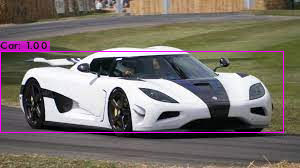
#> input picture demo_data/predictions.jpg, 300 x 168 px, found by its file name
$ jupyter execute --allow-errors Training.ipynb   (shell and % lines are left out)
#> lines starting #> are read from the running program, lines starting #| are printed output that depends on the picture
# YOLOv4 training with Darknet using Colab GPU for Wrong Side Driving Detection

Done By,
Sriram N C
Srinandan K S

Credit- The AI Guy, https://colab.research.google.com/drive/1_GdoqCJWXsChrOiY8sZMr_zbr_fH-0Fg?usp=sharing

[cell 1]
# clone darknet repo

[cell 2]
# change makefile to have GPU and OPENCV enabled
%cd darknet

[cell 3]
# verify CUDA

[cell 4]
# make darknet (builds darknet so that you can then use the darknet executable file to run or train object detectors)

[cell 5]
#pretrain weight cell above deleted since ours is a custom dataset
# define helper functions
def imShow(path):
  import cv2
  import matplotlib.pyplot as plt
  %matplotlib inline

  image = cv2.imread(path)
  height, width = image.shape[:2]
  resized_image = cv2.resize(image,(3*width, 3*height), interpolation = cv2.INTER_CUBIC)

  fig = plt.gcf()
  fig.set_size_inches(18, 10)
  plt.axis("off")
  plt.imshow(cv2.cvtColor(resized_image, cv2.COLOR_BGR2RGB))
  plt.show()

# use this to upload files
def upload():
  from google.colab import files
  uploaded = files.upload()
  for name, data in uploaded.items():
    with open(name, 'wb') as f:
      f.write(data)
      print ('saved file', name)

# use this to download a file
def download(path):
  from google.colab import files
  files.download(path)

[cell 6]
%cd ..
from google.colab import drive
#> (the rest of this cell did not finish here and is left out)

[cell 7]
# this creates a symbolic link so that now the path /content/gdrive/My\ Drive/ is equal to /mydrive

[cell 8]
# cd back into the darknet folder to run detections
%cd darknet

[cell 9]
# this is where my datasets are stored within my Google Drive (I created a yolov4 folder to store all important files for custom training)

[cell 10]
# copy over both datasets into the root directory of the Colab VM (comment out test.zip if you are not using a validation dataset)

[cell 11]
# unzip the datasets and their contents so that they are now in /darknet/data/ folder

[cell 12]
# upload the custom .cfg to cloud VM from Google Drive

[cell 13]
# upload the obj.names and obj.data files to cloud VM from Google Drive

[cell 14]
# upload the generate_train.py and generate_test.py script to cloud VM from Google Drive

[cell 15]
# verify that the newly generated train.txt and test.txt can be seen in our darknet/data folder

Download pre-trained weights for the convolutional layers.

This step downloads the weights for the convolutional layers of the YOLOv4 network. By using these weights it helps your custom object detector to be way more accurate and not have to train as long. We don't have to use these weights but it will help our model converge and be accurate way faster.

[cell 16]
# train your custom detector! (uncomment %%capture below if you run into memory issues or your Colab is crashing)
# %%capture

After training, we can observe a chart of how the model did throughout the training process by running the below command. It shows a chart of the average loss vs. iterations. For the model to be 'accurate', loss should be under 2.

#> (a cell that did not finish here is left out)

[cell 18]
# OPTIONAL-need to set our custom cfg to train mode if accuracy is insufficient after testing
%cd cfg
%cd ..

[cell 19]
# OPTIONAL- resume training after crash or after testing(run cell above) gives inaccurate result

Once the above cell is run, the weights file is stored in the drive. Copy the links of these weights file to be used for prediction. The following cells are just used to test the weights generated.

[cell 20]
#OPTIONAL- To observe mean avg precision (MAP) if training done without '-map' flag

[cell 21]
# need to set our custom cfg to test mode
%cd cfg
%cd ..

[cell 22]
# run the custom detector with this command (upload an image to our google drive to test, thresh flag sets accuracy that detection must be in order to show it)
imShow('predictions.jpg')
#> call 2 of imShow, with path = 'predictions.jpg'
#> in imShow, image is the input picture: shape (168, 300, 3); mean B, G, R 106.8, 111.8, 119.3
#> in imShow (call 2), `resized_image = cv2.resize(image,(3*width, 3*height), interpolation = ..`:
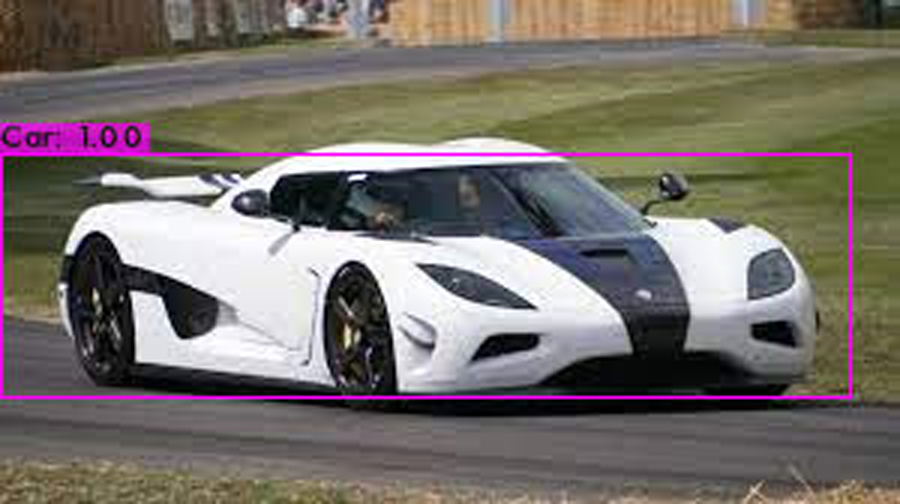
#> resized_image: shape (504, 900, 3); mean B, G, R 106.8, 111.8, 119.3
